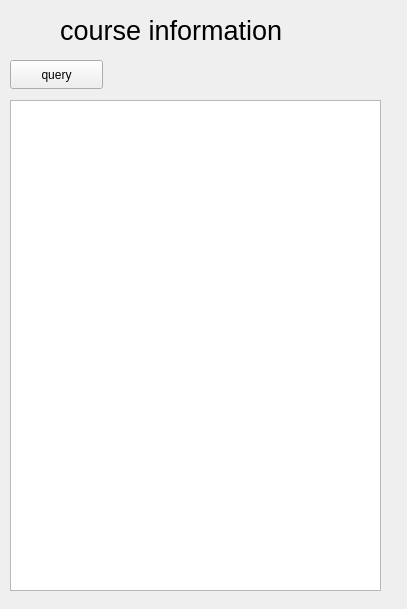
<?xml version="1.0" encoding="UTF-8"?>
<ui version="4.0">
 <class>Form_OrdinaryAccount</class>
 <widget class="QWidget" name="Form_OrdinaryAccount">
  <property name="geometry">
   <rect>
    <x>0</x>
    <y>0</y>
    <width>407</width>
    <height>609</height>
   </rect>
  </property>
  <property name="windowTitle">
   <string>Form</string>
  </property>
  <widget class="QTableWidget" name="qTableWidget1">
   <property name="geometry">
    <rect>
     <x>10</x>
     <y>100</y>
     <width>371</width>
     <height>491</height>
    </rect>
   </property>
  </widget>
  <widget class="QLabel" name="lable1">
   <property name="geometry">
    <rect>
     <x>60</x>
     <y>10</y>
     <width>351</width>
     <height>41</height>
    </rect>
   </property>
   <property name="font">
    <font>
     <pointsize>20</pointsize>
    </font>
   </property>
   <property name="text">
    <string>course information</string>
   </property>
  </widget>
  <widget class="QPushButton" name="pushButton">
   <property name="geometry">
    <rect>
     <x>10</x>
     <y>60</y>
     <width>93</width>
     <height>29</height>
    </rect>
   </property>
   <property name="text">
    <string>query</string>
   </property>
  </widget>
 </widget>
 <resources/>
 <connections/>
</ui>
